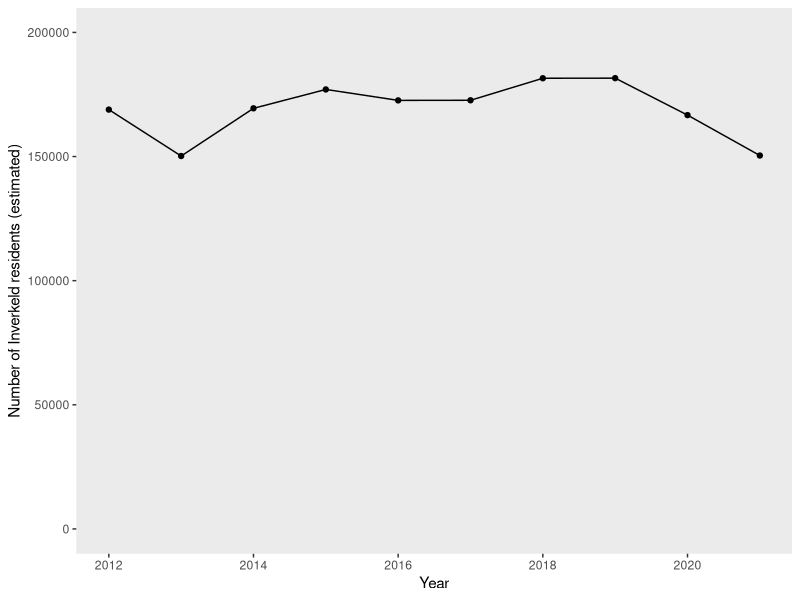
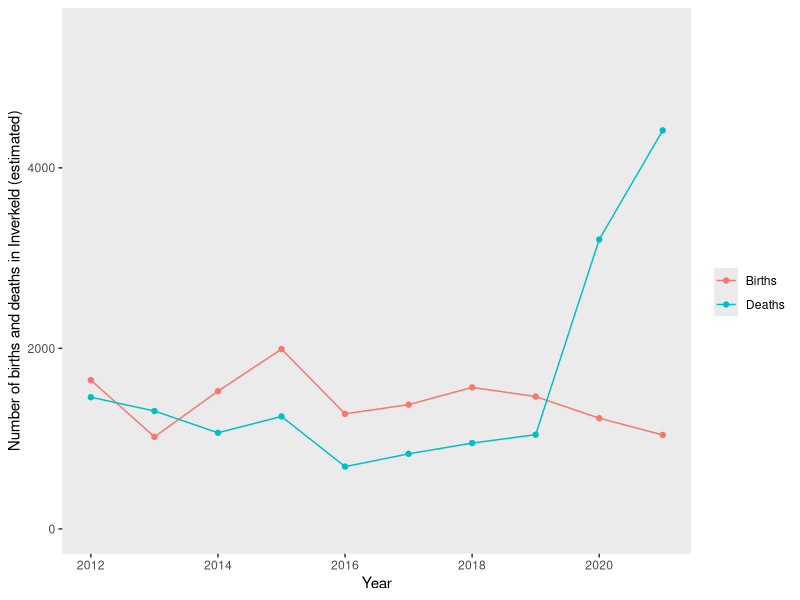
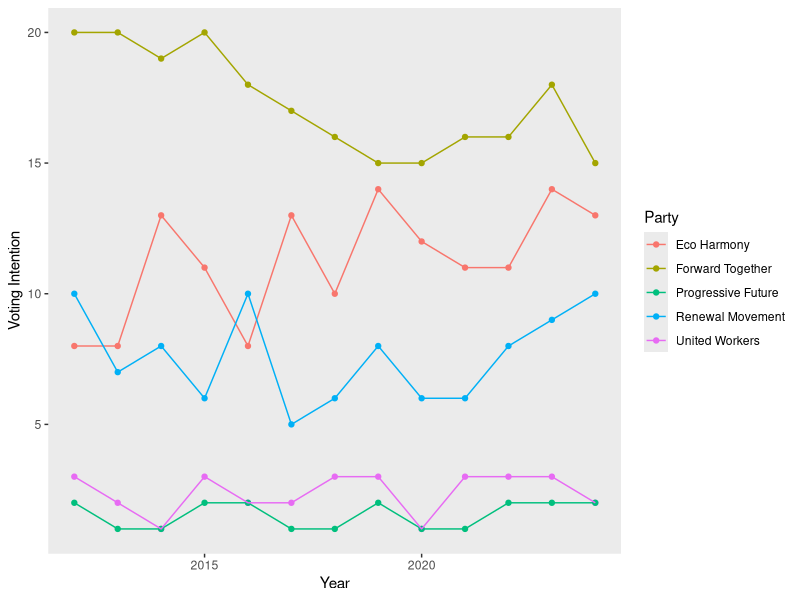
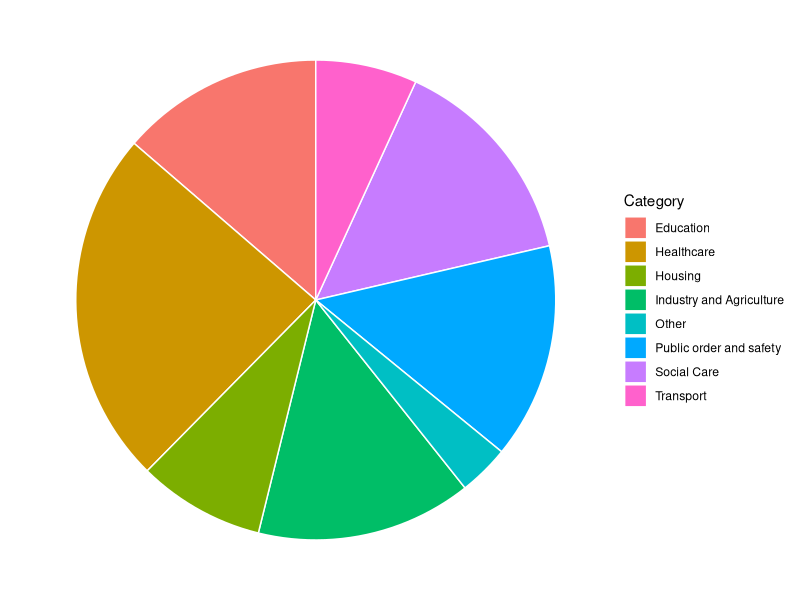
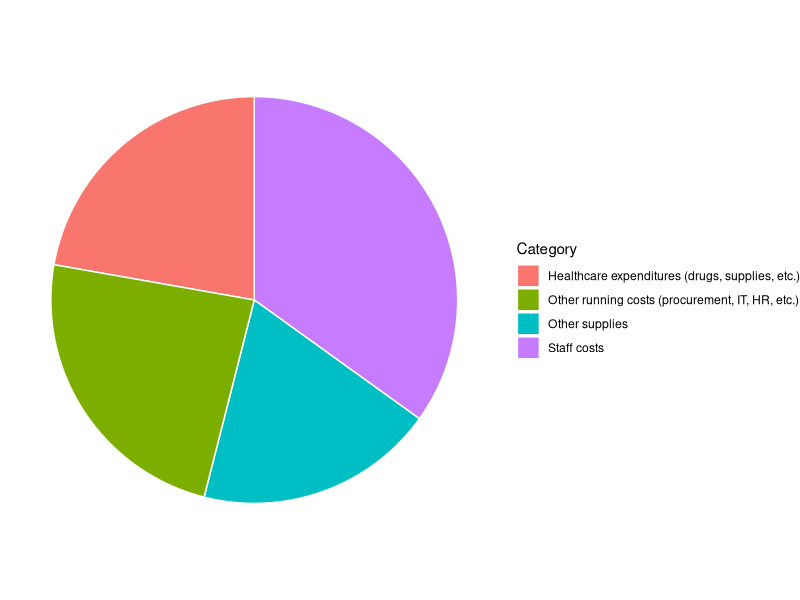

Write the R code that produced these figures, in order.
## ---- chunk 1

library(ggplot2)
library(knitr)
## ---- chunk 2

Pop <- c(sample(150000:170000, size=3, replace=TRUE), sample(170000:180000, size=3, replace=TRUE), sample(190000:170000, size=2, replace=TRUE), sample(150000:170000, size=2, replace=TRUE))
PopYears <- c(2012:2021)
population <- data.frame(Pop, PopYears)
ggplot(data = population, aes(x=PopYears, y=Pop)) + 
  geom_point() +
  geom_line() +
  labs(y = "Number of Inverkeld residents (estimated)", x = "Year") +
  scale_y_continuous(limits=c(0, 200000)) + 
  theme(panel.grid.major = element_blank(), panel.grid.minor = element_blank())


Demog <- c((rep("Births", 10)), (rep("Deaths", 10)))
Num <- c(sample(1000:2000, size=10, replace=TRUE), sample(500:1500, size=8, replace=TRUE), sample(3000:5500, size=2, replace=TRUE))
DemogYears <- c(rep(2012:2021, 2))
birthdeath <- data.frame(Demog, Num, DemogYears)
ggplot(data = birthdeath, aes(x=DemogYears, y=Num, group=Demog, colour=Demog)) + 
  geom_point() +
  geom_line() +
  labs(y = "Number of births and deaths in Inverkeld (estimated)", x = "Year", colour = "Demographics") +
  scale_y_continuous(limits=c(0, 5500)) + 
  theme(panel.grid.major = element_blank(), panel.grid.minor = element_blank()) + 
  scale_color_discrete(name="")
## ---- chunk 3

# Generate random party names
party_names <- sample(c("Progressive Future", "United Workers", "Eco Harmony", 
                        "People's Alliance", "New Horizon", "Community First", 
                        "Renewal Movement", "Green Vision", "Forward Together", 
                        "Liberty League"), 5)

# Create a vector of party assignments
Party <- rep(party_names, each = 13)  # 13 years per party (2012–2024)

# Generate random polling data for each party
Polls <- c(sample(1:3, size=13, replace=TRUE), 
           sample(8:14, size=13, replace=TRUE), 
           sample(15:20, size=13, replace=TRUE), 
           sample(5:10, size=13, replace=TRUE), 
           sample(1:2, size=13, replace=TRUE))

# Generate years from 2012 to 2024 for each party
PolYears <- rep(2012:2024, times = 5)

# Create the data frame
politics <- data.frame(Party, Polls, PolYears)

# Plot the data
ggplot(data = politics, aes(x=PolYears, y=Polls, color=Party)) + 
  geom_point() +
  geom_line() +
  labs(y = "Voting Intention", x = "Year") + 
  theme(panel.grid.major = element_blank(), panel.grid.minor = element_blank())

# Calculate total councillors elected after 2020
Councillors <- sum(politics[politics$PolYears > 2020, "Polls"])

## ---- chunk 4

# Get the most recent year in the dataset
latest_year <- max(politics$PolYears)

# Extract only the most recent year's data
pol2024 <- politics[politics$PolYears == latest_year, "Polls"]

# Add randomness (increase seats by 2 to 10)
pol2024 <- pol2024 + sample(2:10, length(pol2024), replace = TRUE)

# Use the **same** party names from the first code chunk
Parties <- unique(politics$Party)

# Create the data frame
Councillors <- data.frame(Parties, pol2024)

# Format table output
kable(x = Councillors, 
      format = "html", 
      col.names = c("Political Party", "Number of Seats"))

## ---- chunk 5

# Define the categories
categories <- c("Education", "Industry and Agriculture", "Social Care", 
                "Transport", "Public order and safety", "Healthcare", 
                "Housing", "Other")

# Original values
base_values <- c(13, 7, 9, 5, 7, 21, 8, 2)

# Generate a random increase between 2 and 10 for each category
random_increase <- sample(2:10, length(base_values), replace=TRUE)

# Add the random increase to the base values
new_values <- base_values + random_increase

# Create the data frame
expenses <- data.frame(Category = categories, value = new_values)

# Plot the pie chart
ggplot(expenses, aes(x="", y=value, fill=Category)) +
  geom_bar(stat="identity", width=1, color="white") +
  coord_polar("y", start=0) +
  theme_void()

## ---- chunk 6

# Original expense values
expense_values <- c(25, 17, 9, 12)

# Add a small random change (-3 to +3), ensuring values stay above 1
randomized_values <- pmax(expense_values + sample(-3:3, length(expense_values), replace = TRUE), 1)

# Create the data frame
expenses <- data.frame(
  Category = c("Staff costs", "Healthcare expenditures (drugs, supplies, etc.)", 
               "Other supplies", "Other running costs (procurement, IT, HR, etc.)"),
  value = randomized_values
)

# Plot the data
ggplot(expenses, aes(x="", y=value, fill=Category)) +
  geom_bar(stat="identity", width=1, color="white") +
  coord_polar("y", start=0) +
  theme_void()

